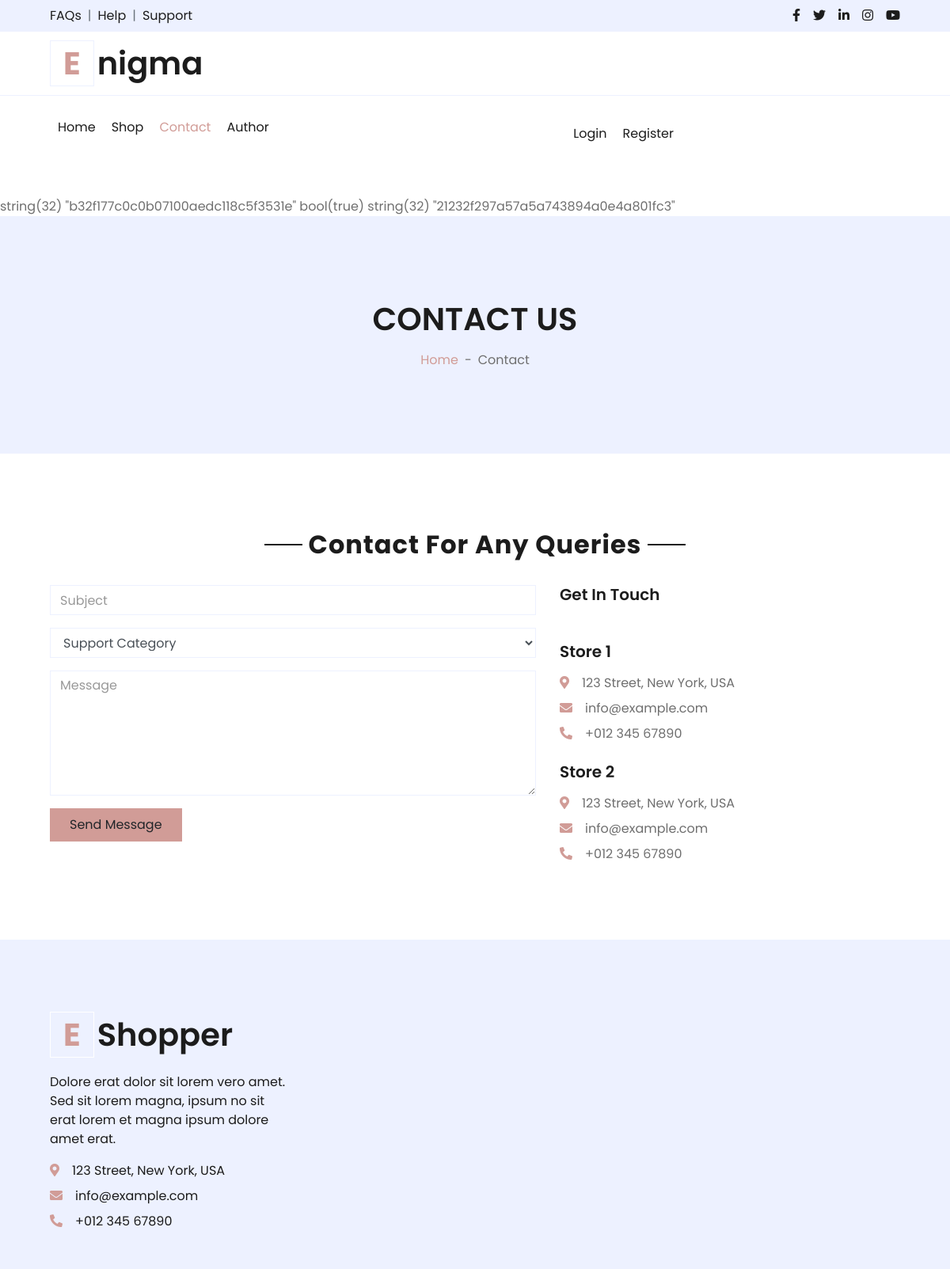
/index.php?page=contact, run on the app's committed database.
### tables this page shows
CREATE TABLE `navigation` (
  `navigation_id` int(5) NOT NULL,
  `name` varchar(10) NOT NULL,
  `path` varchar(20) NOT NULL
);

### models/functions.php (called while the page is built, shortened)
<?php
function getAll($table)
{
    global $conn;
    $query = 'SELECT * FROM ' . $table;
    $select = $conn->query($query)->fetchAll();
    return $select;
}
function get($key)
{
    if (isset($_GET[$key])) {
        return $_GET[$key];
    }
    return null;
}
function isLogged()
{
    return isset($_SESSION['user']);
}

### views/pages/contact.php (the view, shortened to what this page needs)
<div class="container-fluid bg-secondary mb-5">
    <div class="d-flex flex-column align-items-center justify-content-center" style="min-height: 300px">
        <h1 class="font-weight-semi-bold text-uppercase mb-3">Contact Us</h1>
        <div class="d-inline-flex">
            <p class="m-0"><a href="">Home</a></p>
            <p class="m-0 px-2">-</p>
            <p class="m-0">Contact</p>
        </div>
    </div>
</div>
<div class="container-fluid pt-5">
    <div class="text-center mb-4">
        <h2 class="section-title px-5"><span class="px-2">Contact For Any Queries</span></h2>
    </div>
    <div class="row px-xl-5">
        <div class="col-lg-7 mb-5">
            <div class="contact-form">
                <form action="models/userMessage.php" method="POST">
                    <div class="control-group">
                        <input type="text" class="form-control" id="subject" placeholder="Subject" name="subject" />
                    </div>
                    <div class="control-group mb-3">
                        <select name="category" id="category" class="form-control">
                            <option value="0">Support Category</option>
                        </select>
                    </div>
                    <div class="control-group">
                        <textarea class="form-control" rows="6" id="message" placeholder="Message"
                            name="message"></textarea>
                    </div>
                    <div>
                        <input type="submit" value="Send Message" class="btn btn-primary py-2 px-4" name="submit">
                    </div>
                </form>
            </div>
        </div>
        <div class="col-lg-5 mb-5">
            <h5 class="font-weight-semi-bold mb-5">Get In Touch</h5>
            <div class="d-flex flex-column mb-3">
                <h5 class="font-weight-semi-bold mb-3">Store 1</h5>
                <p class="mb-2"><i class="fa fa-map-marker-alt text-primary mr-3"></i>123 Street, New York, USA</p>
                <p class="mb-2"><i class="fa fa-envelope text-primary mr-3"></i>info@example.com</p>
                <p class="mb-2"><i class="fa fa-phone-alt text-primary mr-3"></i>+012 345 67890</p>
            </div>
            <div class="d-flex flex-column">
                <h5 class="font-weight-semi-bold mb-3">Store 2</h5>
                <p class="mb-2"><i class="fa fa-map-marker-alt text-primary mr-3"></i>123 Street, New York, USA</p>
                <p class="mb-2"><i class="fa fa-envelope text-primary mr-3"></i>info@example.com</p>
                <p class="mb-0"><i class="fa fa-phone-alt text-primary mr-3"></i>+012 345 67890</p>
            </div>
        </div>
    </div>
</div>

### views/fixed/nav.php (shortened to what this page needs)
<?php
$page=get("page");
$nav=getAll("navigation");
$user=currentUser();
?>
<body>
    <div class="container-fluid">
        <div class="row bg-secondary py-2 px-xl-5">
            <div class="col-lg-6 d-none d-lg-block">
                <div class="d-inline-flex align-items-center">
                    <a class="text-dark" href="">FAQs</a>
                    <span class="text-muted px-2">|</span>
                    <a class="text-dark" href="">Help</a>
                    <span class="text-muted px-2">|</span>
                    <a class="text-dark" href="">Support</a>
                </div>
            </div>
            <div class="col-lg-6 text-center text-lg-right">
                <div class="d-inline-flex align-items-center">
                    <a class="text-dark px-2" href="">
                        <i class="fab fa-facebook-f"></i>
                    </a>
                    <a class="text-dark px-2" href="">
                        <i class="fab fa-twitter"></i>
                    </a>
                    <a class="text-dark px-2" href="">
                        <i class="fab fa-linkedin-in"></i>
                    </a>
                    <a class="text-dark px-2" href="">
                        <i class="fab fa-instagram"></i>
                    </a>
                    <a class="text-dark pl-2" href="">
                        <i class="fab fa-youtube"></i>
                    </a>
                </div>
            </div>
        </div>
        <div class="row align-items-center py-3 px-xl-5">
            <div class="col-lg-3 d-none d-lg-block">
                <a href="" class="text-decoration-none">
                    <h1 class="m-0 display-5 font-weight-semi-bold"><span
                            class="text-primary font-weight-bold border px-3 mr-1">E</span>nigma</h1>
                </a>
            </div>
        </div>
    </div>
    <div class="container-fluid mb-5">
        <div class="row border-top px-xl-5">
            <div class="col-lg-9">
                <nav class="navbar navbar-expand-lg bg-light navbar-light py-3 py-lg-0 px-0">
                    <div class="collapse navbar-collapse justify-content-between" id="navbarCollapse">
                        <div class="navbar-nav mr-auto py-0">
                            <?php foreach($nav as $n):?>
                            <a href="index.php?page=<?=$n->path?>" class="nav-item nav-link <?=$page==$n->path?"active":""?>"><?=$n->name?></a>
                            <?php endforeach;?>
                        </div>
                        <div class="navbar-nav ml-auto py-0 mt-3">
                            <?php if(isLogged()):?>
                            <a href="models/logout.php" class="nav-item nav-link">Logout</a>
                            <p class="nav-item nav-link">Welcome, <?=$user->first_name?></p>
                            <?php else:?>
                            <a href="index.php?page=login" class="nav-item nav-link">Login</a>
                            <a href="index.php?page=register" class="nav-item nav-link">Register</a>
                            <?php endif;?>
                        </div>
                    </div>
                </nav>
            </div>
        </div>
    </div>

### data on the page
navigation: name "Home"
navigation: name "Shop"
navigation: name "Contact"
navigation: name "Author"
